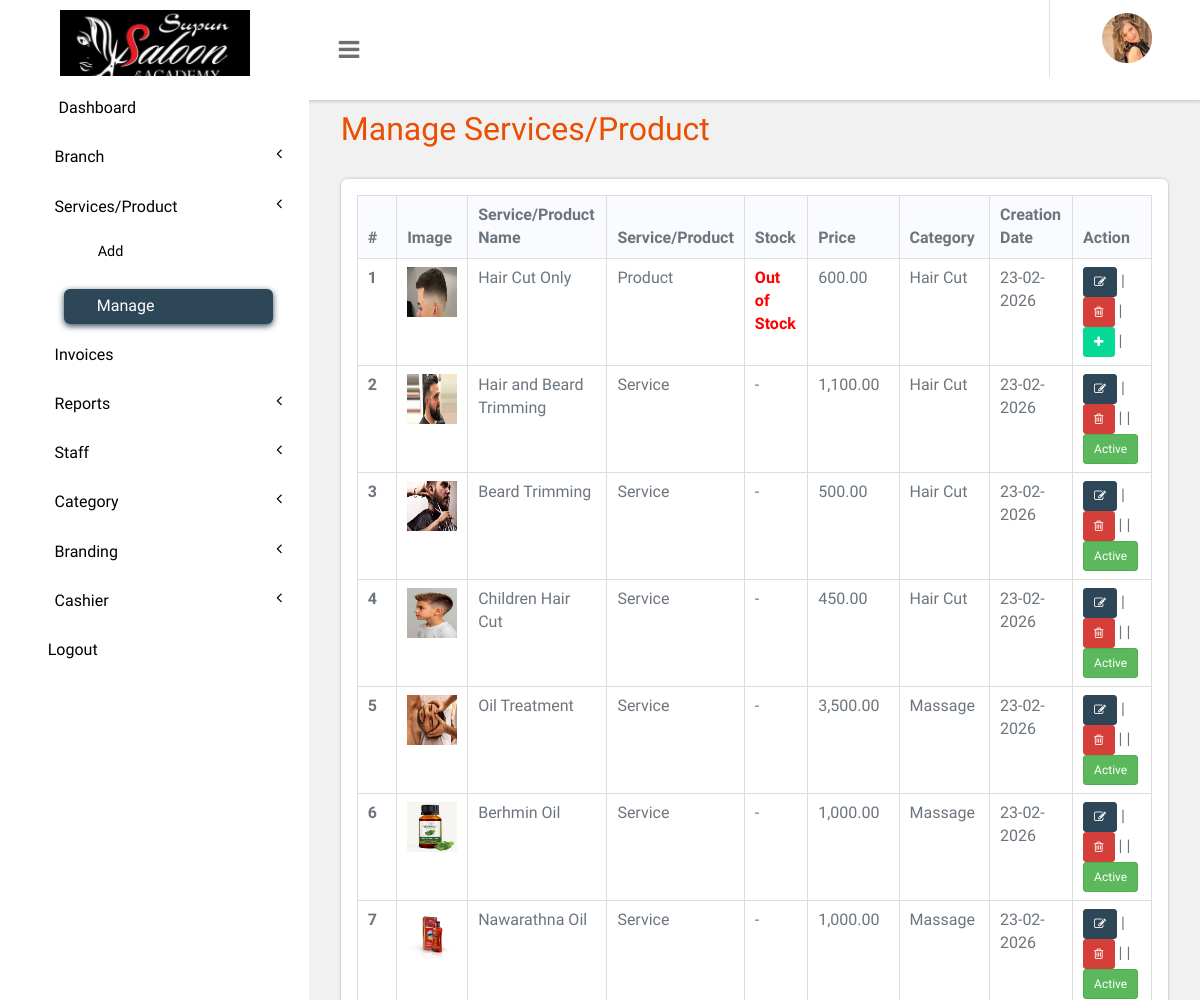
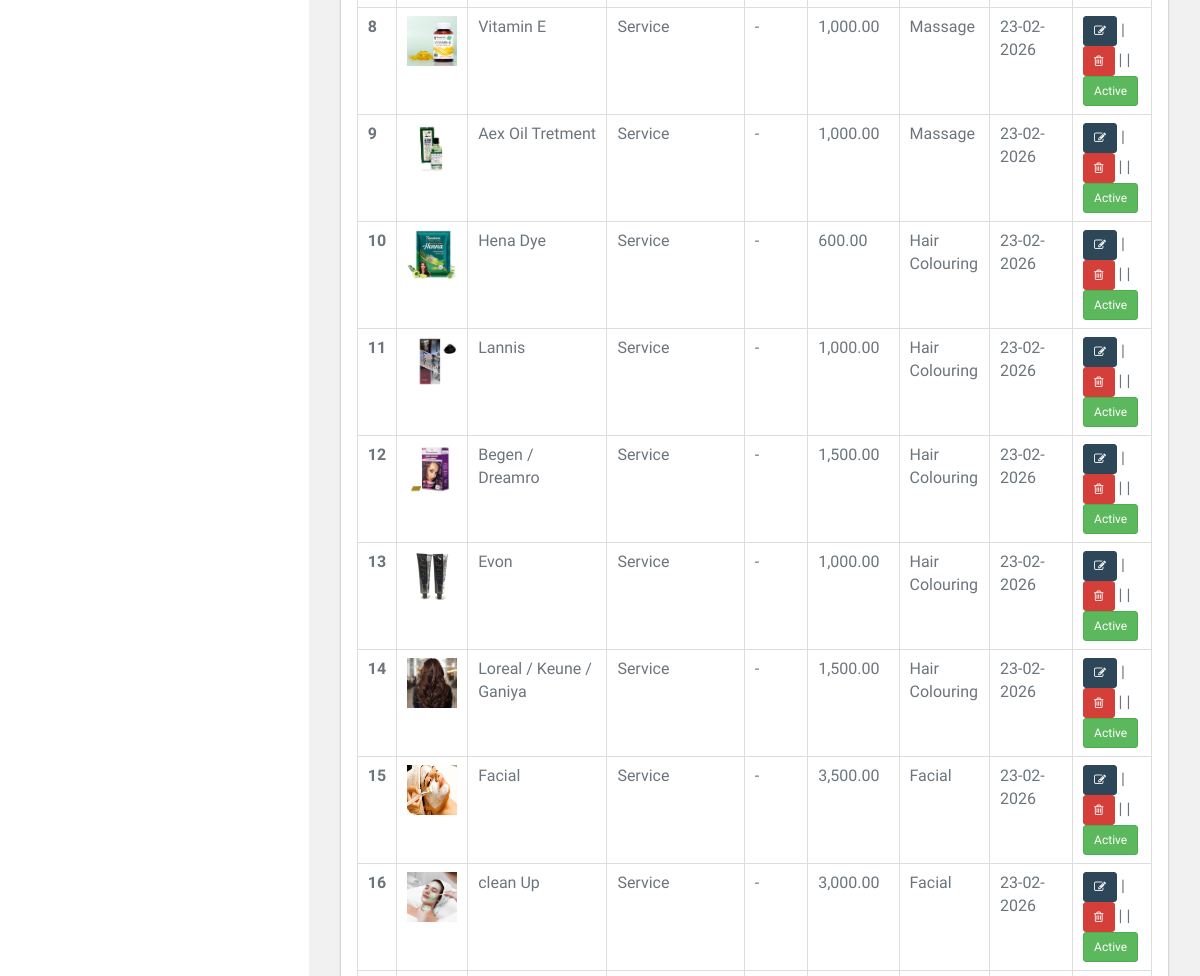
Page /panel/manage-services.php (signed in, upper part) on the earlier database version (2 pictures, top to bottom).
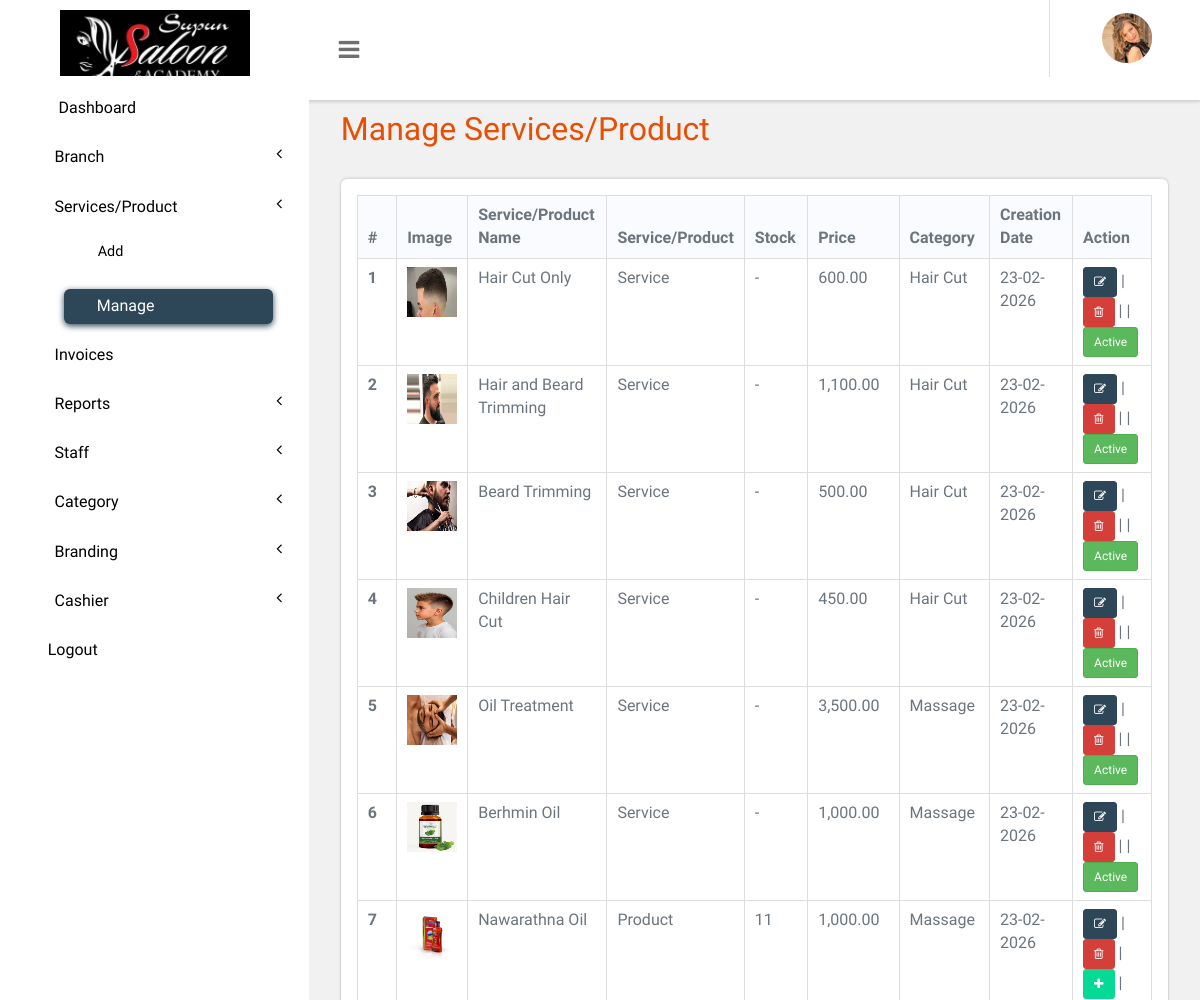
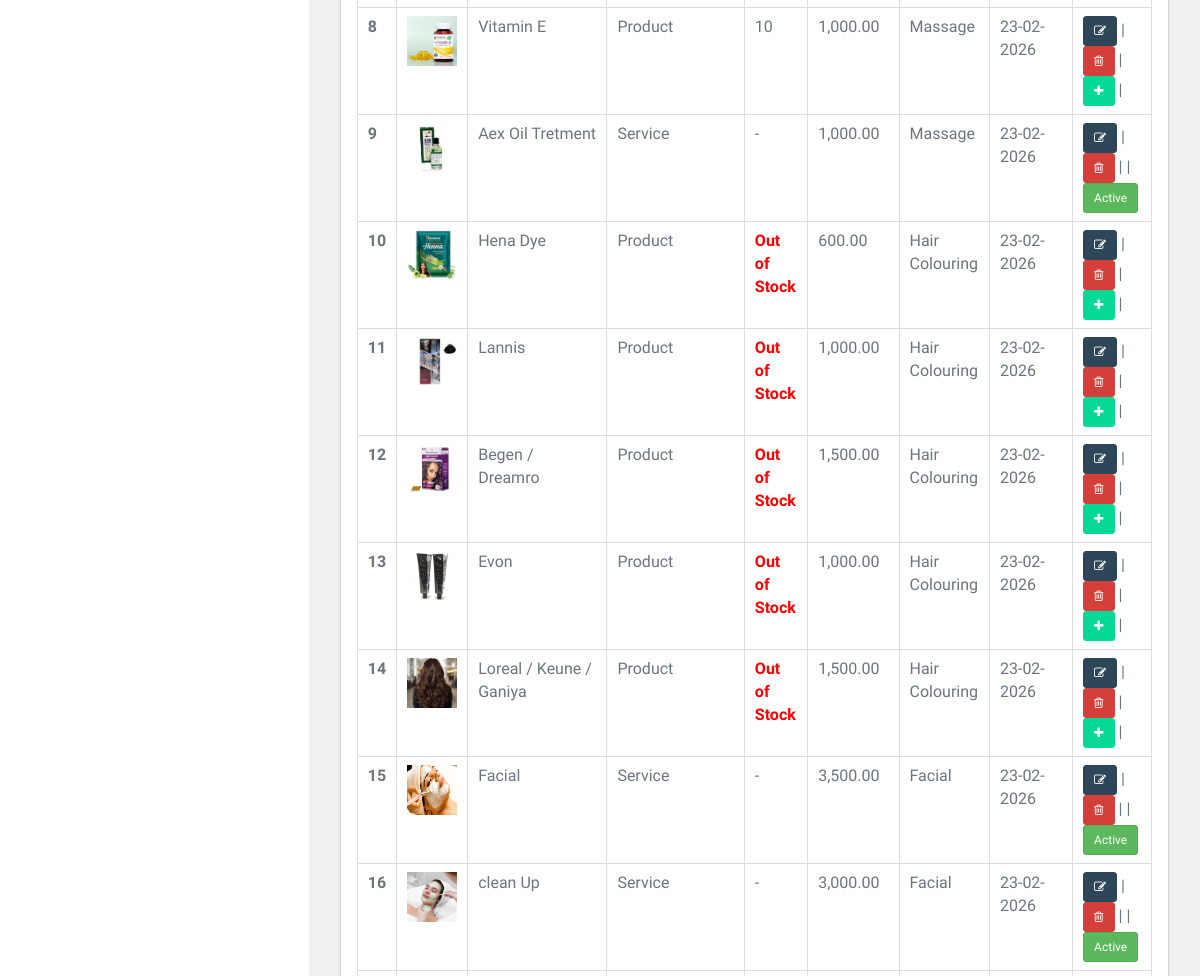
Same page on the later database version (2 pictures, top to bottom).
### tables this page shows
CREATE TABLE `tblservices` (
  `ID` int(10) NOT NULL,
  `ServiceName` varchar(200) DEFAULT NULL,
  `Description` mediumtext DEFAULT NULL,
  `Cost` int(10) DEFAULT NULL,
  `Image` varchar(255) DEFAULT NULL,
  `opening_stock` int(11) NOT NULL DEFAULT 0,
  `cate_id` varchar(50) NOT NULL,
  `type` tinyint(4) NOT NULL,
  `CreationDate` timestamp NULL DEFAULT current_timestamp(),
  `status` int(1) NOT NULL DEFAULT 1 COMMENT '0 = inactive, 1 = active'
);

CREATE TABLE `tbl_category` (
  `id` int(11) NOT NULL,
  `name` varchar(200) NOT NULL,
  `status` tinyint(4) NOT NULL
);

### panel/manage-services.php (the view, shortened to what the changed rows need)
<?php
include('includes/dbconnection.php');
if (strlen($_SESSION['bpmsaid']==0)) {
  header('location:logout.php');
  } else{
  ?>
<!DOCTYPE HTML>
<html>
<head>
    <link href="css/bootstrap.css" rel='stylesheet' type='text/css' />
    <link href="css/style.css" rel='stylesheet' type='text/css' />
    <link href="css/font-awesome.css" rel="stylesheet">
    <link href="css/animate.css" rel="stylesheet" type="text/css" media="all">
    <link href="css/custom.css" rel="stylesheet">
</head>
<body class="cbp-spmenu-push">
    <div class="main-content">
        <?php include_once('includes/sidebar.php');?>
        <div id="page-wrapper">
            <div class="main-page">
                <div class="tables">
                    <div class="table-responsive bs-example widget-shadow">
                        <table id="example" class="table table-bordered">
                            <thead>
                                <tr>
                                    <th>#</th>
                                    <th>Image</th>
                                    <th>Service/Product Name</th>
                                    <th>Service/Product</th>
                                    <th>Stock</th>
                                    <th>Price</th>
                                    <th>Category</th>
                                    <th>Creation Date</th>
                                    <th>Action</th>
                                </tr>
                            </thead>
                            <tbody>
                                <?php
$ret=mysqli_query($con,"select *from  tblservices");
$cnt=1;
while ($row=mysqli_fetch_array($ret)) {
?>
                                <tr>
                                    <th scope="row"><?php echo $cnt;?></th>
                                    <td><img src="images/<?php echo $row['Image'];?>" width="50" height="50"></td>
                                    <td><?php  echo $row['ServiceName'];?></td>
                                    <td><?php if($row['type']==1){ echo "Product"; } else { echo "Service"; } ?></td>
                                    <td>
                                        <?php
                                        if($row['type']==1){
                                            if($row['opening_stock'] <= 0) {
                                                echo "<span style='color:red; font-weight:bold;'>Out of Stock</span>";
                                            } else {
                                                echo $row['opening_stock'];
                                            }
                                        } else {
                                            echo "-";
                                        }
                                        ?>
                                    </td>
                                    <td><?php  echo number_format($row['Cost'],2);?></td>
                                    <td><?php
						    $cid=$row['cate_id'];
						    $ret1=mysqli_query($con,"select * from  tbl_category where id='$cid'");
						    $row1=mysqli_fetch_array($ret1);
						    echo $row1['name'];
						 ?></td>
                                    <td><?php  echo
						 date('d-m-Y', strtotime($row['CreationDate']));?></td>
                                    <td><a href="edit-services.php?editid=<?php echo $row['ID'];?>"
                                            class="btn btn-primary btn-sm"><i class="fa fa-edit"></i></a> |
                                        <a href="manage-services.php?action=delete&&id=<?php echo $row['ID'];?>"
                                            class="btn btn-danger btn-sm"><i class="fa fa-trash-o"
                                                aria-hidden="true"></i></a> |
                                        <?php if($row['type']==1){?>
                                        <a href="#" class="btn btn-warning btn-sm" data-toggle="modal"
                                            data-target="#flipFlop<?php echo $row['ID'];?>"><i class="fa fa-plus"
                                                aria-hidden="true"></i></a><?php } ?> |
                                        <?php if($row['type']==2){ ?>
                                            <?php if($row['status'] == 1): ?>
                                                <a href="manage-services.php?action=status_update&id=<?php echo $row['ID']; ?>&status=1" class="btn btn-success btn-sm" onclick="return confirm('Are you sure you want to deactivate this service?')">Active</a>
                                            <?php else: ?>
                                                <a href="manage-services.php?action=status_update&id=<?php echo $row['ID']; ?>&status=0" class="btn btn-danger btn-sm" onclick="return confirm('Are you sure you want to activate this service?')">Inactive</a>
                                            <?php endif; ?>
                                        <?php } ?>
                                    </td>
                                </tr> <?php
$cnt=$cnt+1;
} ?>
                            </tbody>
                        </table>
                    </div>
                </div>
            </div>
        </div>
    </div>
</body>
</html>
<?php }  ?>

Differences in the rows shown:
changed tblservices "Hair Cut Only": type "Product Out of Stock" → "Service - Active"
changed tblservices "Nawarathna Oil": opening_stock (not shown) → "11"; type "Service - Active" → "Product"
changed tblservices "Vitamin E": opening_stock (not shown) → "10"; type "Service - Active" → "Product"
changed tblservices "Hena Dye": type "Service - Active" → "Product Out of Stock"
changed tblservices "Lannis": type "Service - Active" → "Product Out of Stock"
changed tblservices "Begen / Dreamro": type "Service - Active" → "Product Out of Stock"
changed tblservices "Evon": type "Service - Active" → "Product Out of Stock"
changed tblservices "Loreal / Keune / Ganiya": type "Service - Active" → "Product Out of Stock"
